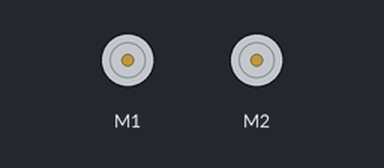
The sketch below on a simulated Arduino Uno, built with avr-gcc and run on an emulated ATmega328P. Parts: 2 × DC motor (green arrow = forward, orange = backward, longer = faster). What the sketch prints to the serial monitor is not drawn.

Above: at 7.6 s.
Timing chart, 0 to 10.2 s (numbered marks = the images above):
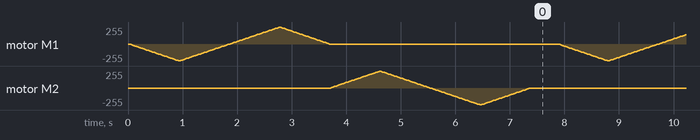

The sketch:

single_motor_control.ino
```cpp
#include <DualG2HighPowerMotorShield.h>

DualG2HighPowerMotorShield18v18 md;

void stopIfFault()
{
  // if (md.getM2Fault())
  // {
  //   md.disableDrivers();
	// delay(1);
  //   Serial.println("M2 fault");
  //   while (1);
  // }

  if (md.getM1Fault())
  {
    md.disableDrivers();
	delay(1);
    Serial.println("M1 fault");
    while (1);
  }
}

void setup()
{
  Serial.begin(115200);
  Serial.println("Dual G2 High Power Motor Shield");
  md.init();
  md.calibrateCurrentOffsets();

  delay(10);

  // Uncomment to flip a motor's direction:
  md.flipM1(true);
}

void loop()
{
  md.enableDrivers();
  delay(1);  // The drivers require a maximum of 1ms to elapse when brought out of sleep mode.

  for (int i = 0; i <= 400; i++)
  {
    md.setM1Speed(i);
    stopIfFault();
    if (i%200 == 100)
    {
      Serial.print("M1 current: ");
      Serial.println(md.getM1CurrentMilliamps());
	}
    delay(2);
  }

  for (int i = 400; i >= -400; i--)
  {
    md.setM1Speed(i);
    stopIfFault();
    if (i%200 == 100)
    {
      Serial.print("M1 current: ");
      Serial.println(md.getM1CurrentMilliamps());
	}
    delay(2);
  }

  for (int i = -400; i <= 0; i++)
  {
    md.setM1Speed(i);
    stopIfFault();
    if (i%200 == 100)
    {
      Serial.print("M1 current: ");
      Serial.println(md.getM1CurrentMilliamps());
	}
    delay(2);
  }

  for (int i = 0; i <= 400; i++)
  {
    md.setM2Speed(i);
    stopIfFault();
    if (i%200 == 100)
    {
      Serial.print("M2 current: ");
      Serial.println(md.getM2CurrentMilliamps());
    }
    delay(2);
  }

  for (int i = 400; i >= -400; i--)
  {
    md.setM2Speed(i);
    stopIfFault();
    if (i%200 == 100)
    {
      Serial.print("M2 current: ");
      Serial.println(md.getM2CurrentMilliamps());
    }
    delay(2);
  }

  for (int i = -400; i <= 0; i++)
  {
    md.setM2Speed(i);
    stopIfFault();
    if (i%200 == 100)
    {
      Serial.print("M2 current: ");
      Serial.println(md.getM2CurrentMilliamps());
    }
    delay(2);
  }

  md.disableDrivers(); // Put the MOSFET drivers into sleep mode.
  delay(500);

}
```
